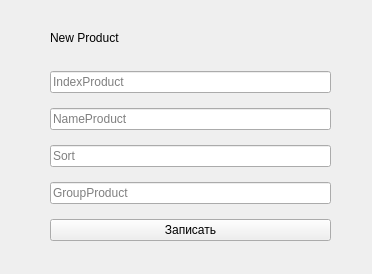
<?xml version="1.0" encoding="UTF-8"?>
<ui version="4.0">
 <class>Form</class>
 <widget class="QWidget" name="Form">
  <property name="geometry">
   <rect>
    <x>0</x>
    <y>0</y>
    <width>372</width>
    <height>274</height>
   </rect>
  </property>
  <property name="windowTitle">
   <string>Form</string>
  </property>
  <widget class="QWidget" name="verticalLayoutWidget">
   <property name="geometry">
    <rect>
     <x>50</x>
     <y>20</y>
     <width>281</width>
     <height>221</height>
    </rect>
   </property>
   <layout class="QVBoxLayout" name="verticalLayout">
    <property name="spacing">
     <number>15</number>
    </property>
    <property name="leftMargin">
     <number>0</number>
    </property>
    <item>
     <widget class="QLabel" name="label">
      <property name="styleSheet">
       <string notr="true">font: 24pt &quot;Times New Roman&quot;;</string>
      </property>
      <property name="text">
       <string>New Product</string>
      </property>
     </widget>
    </item>
    <item>
     <widget class="QLineEdit" name="IndexProduct">
      <property name="placeholderText">
       <string>IndexProduct</string>
      </property>
     </widget>
    </item>
    <item>
     <widget class="QLineEdit" name="NameProduct">
      <property name="placeholderText">
       <string>NameProduct</string>
      </property>
     </widget>
    </item>
    <item>
     <widget class="QLineEdit" name="Sort">
      <property name="placeholderText">
       <string>Sort</string>
      </property>
     </widget>
    </item>
    <item>
     <widget class="QLineEdit" name="GroupProduct">
      <property name="placeholderText">
       <string>GroupProduct</string>
      </property>
     </widget>
    </item>
    <item>
     <widget class="QPushButton" name="add">
      <property name="text">
       <string>Записать</string>
      </property>
     </widget>
    </item>
   </layout>
  </widget>
 </widget>
 <resources/>
 <connections/>
</ui>
